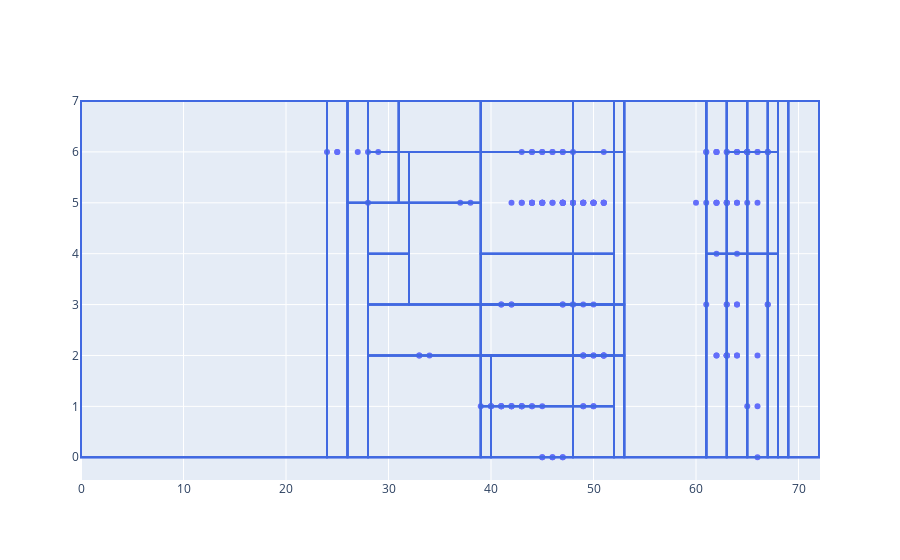

Write notebook code for a chart like this one.
### Code cell
import plotly.graph_objects as go
from plotly.subplots import make_subplots

draw_device = "HomeOffice"
c_point = [[],[]]
missed_point = [[], []]
for c in conflict_device[draw_device]:
    coor = ctx_info.get_coor_by_ctx(c["ctx"])
    c_point[0].append(coor[0])
    c_point[1].append(coor[1])
for c in missed_gt_conflicts[draw_device]:
    coor = ctx_info.get_coor_by_ctx(c["ctx"])
    missed_point[0].append(coor[0])
    missed_point[1].append(coor[1])
fig = go.Figure(data=go.Scatter(x=c_point[0], y=c_point[1], mode="markers"))
fig.add_trace(go.Scatter(x=missed_point[0], y=missed_point[1], mode="markers", marker=dict(color="red")))

for c in final_conflicts[draw_device]:
    fig.add_shape(type="rect",
        x0=c["box"][0], y0=c["box"][1], x1=c["box"][2], y1=c["box"][3],
        line=dict(color="RoyalBlue"),
    )
fig.show()

### Figure 1 — Plotly figure (JSON) as saved in the notebook; plotly's stock layout.template omitted (floating-point values rounded to 4 significant figures; data arrays with more than 128 entries replaced by an {"elided": "..."} marker saying what was removed)
{"data": [{"mode": "markers", "type": "scatter", "x": {"elided": "170 int values"}, "y": {"elided": "170 int values"}}, {"marker": {"color": "red"}, "mode": "markers", "type": "scatter", "x": [], "y": []}], "layout": {"shapes": [{"line": {"color": "RoyalBlue"}, "type": "rect", "x0": 0, "x1": 26, "y0": 0, "y1": 7}, {"line": {"color": "RoyalBlue"}, "type": "rect", "x0": 0, "x1": 24, "y0": 0, "y1": 7}, {"line": {"color": "RoyalBlue"}, "type": "rect", "x0": 24, "x1": 26, "y0": 0, "y1": 7}, {"line": {"color": "RoyalBlue"}, "type": "rect", "x0": 26, "x1": 39, "y0": 0, "y1": 5}, {"line": {"color": "RoyalBlue"}, "type": "rect", "x0": 26, "x1": 28, "y0": 0, "y1": 5}, {"line": {"color": "RoyalBlue"}, "type": "rect", "x0": 28, "x1": 32, "y0": 3, "y1": 4}, {"line": {"color": "RoyalBlue"}, "type": "rect", "x0": 28, "x1": 39, "y0": 0, "y1": 2}, {"line": {"color": "RoyalBlue"}, "type": "rect", "x0": 28, "x1": 32, "y0": 4, "y1": 5}, {"line": {"color": "RoyalBlue"}, "type": "rect", "x0": 32, "x1": 39, "y0": 3, "y1": 5}, {"line": {"color": "RoyalBlue"}, "type": "rect", "x0": 28, "x1": 39, "y0": 2, "y1": 3}, {"line": {"color": "RoyalBlue"}, "type": "rect", "x0": 48, "x1": 52, "y0": 1, "y1": 2}, {"line": {"color": "RoyalBlue"}, "type": "rect", "x0": 39, "x1": 40, "y0": 1, "y1": 2}, {"line": {"color": "RoyalBlue"}, "type": "rect", "x0": 39, "x1": 48, "y0": 1, "y1": 2}, {"line": {"color": "RoyalBlue"}, "type": "rect", "x0": 40, "x1": 52, "y0": 1, "y1": 2}, {"line": {"color": "RoyalBlue"}, "type": "rect", "x0": 52, "x1": 53, "y0": 6, "y1": 7}, {"line": {"color": "RoyalBlue"}, "type": "rect", "x0": 52, "x1": 61, "y0": 0, "y1": 7}, {"line": {"color": "RoyalBlue"}, "type": "rect", "x0": 52, "x1": 53, "y0": 3, "y1": 6}, {"line": {"color": "RoyalBlue"}, "type": "rect", "x0": 52, "x1": 53, "y0": 0, "y1": 2}, {"line": {"color": "RoyalBlue"}, "type": "rect", "x0": 53, "x1": 61, "y0": 0, "y1": 7}, {"line": {"color": "RoyalBlue"}, "type": "rect", "x0": 52, "x1": 53, "y0": 2, "y1": 3}, {"line": {"color": "RoyalBlue"}, "type": "rect", "x0": 61, "x1": 63, "y0": 4, "y1": 7}, {"line": {"color": "RoyalBlue"}, "type": "rect", "x0": 61, "x1": 63, "y0": 0, "y1": 4}, {"line": {"color": "RoyalBlue"}, "type": "rect", "x0": 61, "x1": 65, "y0": 0, "y1": 7}, {"line": {"color": "RoyalBlue"}, "type": "rect", "x0": 63, "x1": 67, "y0": 0, "y1": 4}, {"line": {"color": "RoyalBlue"}, "type": "rect", "x0": 63, "x1": 67, "y0": 4, "y1": 6}, {"line": {"color": "RoyalBlue"}, "type": "rect", "x0": 63, "x1": 67, "y0": 6, "y1": 7}, {"line": {"color": "RoyalBlue"}, "type": "rect", "x0": 65, "x1": 67, "y0": 0, "y1": 7}, {"line": {"color": "RoyalBlue"}, "type": "rect", "x0": 67, "x1": 68, "y0": 0, "y1": 4}, {"line": {"color": "RoyalBlue"}, "type": "rect", "x0": 67, "x1": 72, "y0": 0, "y1": 7}, {"line": {"color": "RoyalBlue"}, "type": "rect", "x0": 67, "x1": 68, "y0": 4, "y1": 6}, {"line": {"color": "RoyalBlue"}, "type": "rect", "x0": 67, "x1": 68, "y0": 6, "y1": 7}, {"line": {"color": "RoyalBlue"}, "type": "rect", "x0": 68, "x1": 69, "y0": 0, "y1": 7}, {"line": {"color": "RoyalBlue"}, "type": "rect", "x0": 69, "x1": 72, "y0": 0, "y1": 7}, {"line": {"color": "RoyalBlue"}, "type": "rect", "x0": 48, "x1": 52, "y0": 0, "y1": 1}, {"line": {"color": "RoyalBlue"}, "type": "rect", "x0": 39, "x1": 48, "y0": 0, "y1": 1}, {"line": {"color": "RoyalBlue"}, "type": "rect", "x0": 39, "x1": 40, "y0": 0, "y1": 1}, {"line": {"color": "RoyalBlue"}, "type": "rect", "x0": 40, "x1": 52, "y0": 0, "y1": 1}, {"line": {"color": "RoyalBlue"}, "type": "rect", "x0": 48, "x1": 52, "y0": 3, "y1": 4}, {"line": {"color": "RoyalBlue"}, "type": "rect", "x0": 39, "x1": 48, "y0": 3, "y1": 4}, {"line": {"color": "RoyalBlue"}, "type": "rect", "x0": 39, "x1": 52, "y0": 3, "y1": 4}, {"line": {"color": "RoyalBlue"}, "type": "rect", "x0": 48, "x1": 52, "y0": 4, "y1": 7}, {"line": {"color": "RoyalBlue"}, "type": "rect", "x0": 39, "x1": 52, "y0": 4, "y1": 6}, {"line": {"color": "RoyalBlue"}, "type": "rect", "x0": 39, "x1": 48, "y0": 4, "y1": 7}, {"line": {"color": "RoyalBlue"}, "type": "rect", "x0": 39, "x1": 52, "y0": 6, "y1": 7}, {"line": {"color": "RoyalBlue"}, "type": "rect", "x0": 26, "x1": 31, "y0": 5, "y1": 7}, {"line": {"color": "RoyalBlue"}, "type": "rect", "x0": 26, "x1": 28, "y0": 5, "y1": 7}, {"line": {"color": "RoyalBlue"}, "type": "rect", "x0": 28, "x1": 31, "y0": 6, "y1": 7}, {"line": {"color": "RoyalBlue"}, "type": "rect", "x0": 28, "x1": 31, "y0": 5, "y1": 6}, {"line": {"color": "RoyalBlue"}, "type": "rect", "x0": 31, "x1": 39, "y0": 6, "y1": 7}, {"line": {"color": "RoyalBlue"}, "type": "rect", "x0": 31, "x1": 32, "y0": 5, "y1": 6}, {"line": {"color": "RoyalBlue"}, "type": "rect", "x0": 31, "x1": 39, "y0": 5, "y1": 7}, {"line": {"color": "RoyalBlue"}, "type": "rect", "x0": 32, "x1": 39, "y0": 5, "y1": 6}, {"line": {"color": "RoyalBlue"}, "type": "rect", "x0": 48, "x1": 52, "y0": 2, "y1": 3}, {"line": {"color": "RoyalBlue"}, "type": "rect", "x0": 39, "x1": 48, "y0": 2, "y1": 3}, {"line": {"color": "RoyalBlue"}, "type": "rect", "x0": 39, "x1": 52, "y0": 2, "y1": 3}, {"line": {"color": "RoyalBlue"}, "type": "rect", "x0": 0, "x1": 24, "y0": 0, "y1": 7}, {"line": {"color": "RoyalBlue"}, "type": "rect", "x0": 24, "x1": 28, "y0": 0, "y1": 7}, {"line": {"color": "RoyalBlue"}, "type": "rect", "x0": 28, "x1": 40, "y0": 0, "y1": 2}, {"line": {"color": "RoyalBlue"}, "type": "rect", "x0": 40, "x1": 48, "y0": 0, "y1": 2}, {"line": {"color": "RoyalBlue"}, "type": "rect", "x0": 28, "x1": 32, "y0": 3, "y1": 4}, {"line": {"color": "RoyalBlue"}, "type": "rect", "x0": 32, "x1": 48, "y0": 3, "y1": 6}, {"line": {"color": "RoyalBlue"}, "type": "rect", "x0": 28, "x1": 32, "y0": 4, "y1": 6}, {"line": {"color": "RoyalBlue"}, "type": "rect", "x0": 28, "x1": 48, "y0": 6, "y1": 7}, {"line": {"color": "RoyalBlue"}, "type": "rect", "x0": 28, "x1": 48, "y0": 2, "y1": 3}, {"line": {"color": "RoyalBlue"}, "type": "rect", "x0": 48, "x1": 53, "y0": 0, "y1": 2}, {"line": {"color": "RoyalBlue"}, "type": "rect", "x0": 53, "x1": 61, "y0": 0, "y1": 7}, {"line": {"color": "RoyalBlue"}, "type": "rect", "x0": 48, "x1": 53, "y0": 3, "y1": 6}, {"line": {"color": "RoyalBlue"}, "type": "rect", "x0": 48, "x1": 53, "y0": 6, "y1": 7}, {"line": {"color": "RoyalBlue"}, "type": "rect", "x0": 48, "x1": 53, "y0": 2, "y1": 3}, {"line": {"color": "RoyalBlue"}, "type": "rect", "x0": 61, "x1": 63, "y0": 0, "y1": 4}, {"line": {"color": "RoyalBlue"}, "type": "rect", "x0": 63, "x1": 65, "y0": 0, "y1": 4}, {"line": {"color": "RoyalBlue"}, "type": "rect", "x0": 65, "x1": 68, "y0": 0, "y1": 4}, {"line": {"color": "RoyalBlue"}, "type": "rect", "x0": 68, "x1": 69, "y0": 0, "y1": 7}, {"line": {"color": "RoyalBlue"}, "type": "rect", "x0": 69, "x1": 72, "y0": 0, "y1": 7}, {"line": {"color": "RoyalBlue"}, "type": "rect", "x0": 61, "x1": 63, "y0": 4, "y1": 7}, {"line": {"color": "RoyalBlue"}, "type": "rect", "x0": 63, "x1": 65, "y0": 4, "y1": 6}, {"line": {"color": "RoyalBlue"}, "type": "rect", "x0": 65, "x1": 68, "y0": 4, "y1": 6}, {"line": {"color": "RoyalBlue"}, "type": "rect", "x0": 63, "x1": 65, "y0": 6, "y1": 7}, {"line": {"color": "RoyalBlue"}, "type": "rect", "x0": 65, "x1": 68, "y0": 6, "y1": 7}]}}
